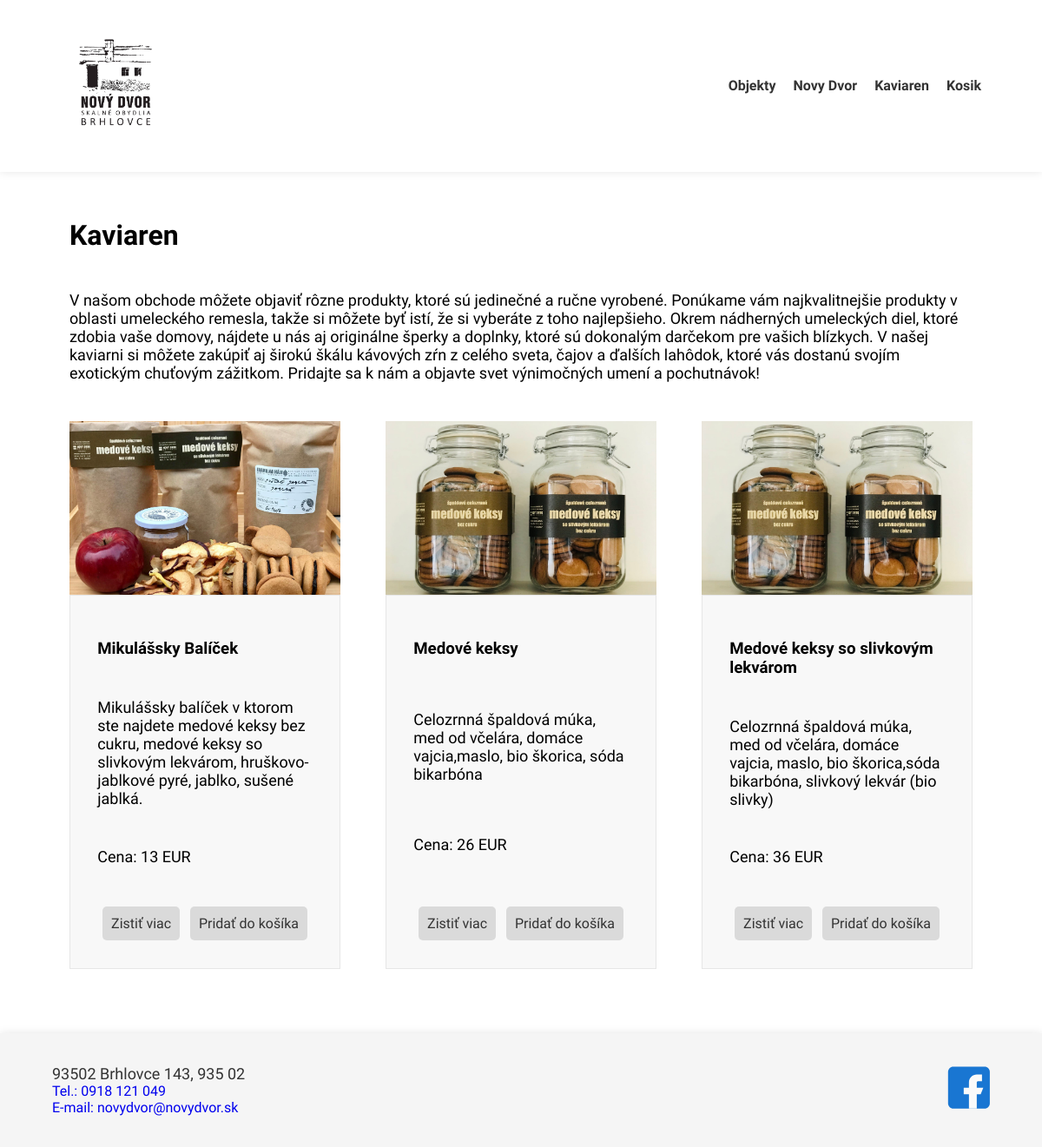
Page /shop on the committed database.
### flask_app/core/models/item.py (models this page shows, shortened)
class Items(db.Model):
    __tablename__ = 'items'
    id = db.Column(db.Integer, primary_key=True)
    title = db.Column(db.String(50), nullable=False)
    price = db.Column(db.String(5), nullable=False)
    amount = db.Column(db.Integer, nullable=True)
    isActive = db.Column(db.Boolean, nullable=True)
    about = db.Column(db.Text, nullable=False)
    src = db.Column(db.Text, nullable=False)

### flask_app/core/routes/shop.py (the view)
@shop.route('/shop', methods=['GET', 'POST'])
def shop_view():
    template = f'{template_path}/shop.html'
    res = db.session.query(Items).all()
    shop_view_func(request)
    return render_template(template, res=res)

### flask_app/core/func.py (called while the page is built)
def shop_view_func(request):
    if request.method == 'GET':
        if 'card' not in session:
            session['id'] = random.randint(1, 10000)
            session['card'] = dict()
    else:
        add_in_cart_func(request.form['id'])
    session.modified = True

### flask_app/templates/shop/shop.html (shortened to what this page needs)
{% extends "base.html" %}
{% block content %}
<div id="shop">
  <h1>Kaviaren</h1>
  <p id="heading">
    V našom obchode môžete objaviť rôzne produkty, ktoré sú jedinečné
    a ručne vyrobené. Ponúkame vám najkvalitnejšie produkty v oblasti
    umeleckého remesla, takže si môžete byť istí, že si vyberáte z toho
    najlepšieho. Okrem nádherných umeleckých diel, ktoré zdobia vaše
    domovy, nájdete u nás aj originálne šperky a doplnky, ktoré sú dokonalým
    darčekom pre vašich blízkych. V našej kaviarni si môžete zakúpiť aj
    širokú škálu kávových zŕn z celého sveta, čajov a ďalších lahôdok, ktoré
    vás dostanú svojím exotickým chuťovým zážitkom. Pridajte sa k nám a
    objavte svet výnimočných umení a pochutnávok!
  </p>
  <div class="products">
    {% for item in res %}
    <div class="product-card">
      <img src="../static/img/shop/{{ item.src }}" class="product-img" alt="{{ item.src }}">
      <div class="product-card-main">
        <h3>{{ item.title }}</h3>
        <p>{{ item.about }}</p>
        <p>Cena: {{ item.price }} EUR</p>
        <div class="product-buttons">
          <a href="/shop/item/{{ item.id }}">
            <button class="shop_button">Zistiť viac</button>
          </a>
          <form method="post">
            <button type="submit" class="shop_button">Pridať do košíka</button>
          </form>
        </div>
      </div>
    </div>
    {% endfor %}
  </div>
</div>
{% endblock %}

### flask_app/static/css/style.css (style rules this page uses)
body { font-family: 'Oswald', sans-serif; margin: 0; }
a { text-decoration: none; }
#content > * { flex: 1; }

### flask_app/static/css/main.css (style rules this page uses)
p { font-size: 18px; }
#shop { margin: 2% 5%; padding: 20px; }
#shop h1 { margin: 1% 0; }
#heading { margin: 45px 0; }
.products { display: flex; flex-wrap: wrap; justify-content: space-between; }
.product-card { display: flex; flex-direction: column; margin-bottom: 30px; width: 30%; }
.product-card .product-img { height: 200px; object-fit: cover; width: 100%; }
.product-card-main { background-color: #f8f8f8; border: 1px solid #e6e6e6; display: flex; flex-direction: column; justify-content: space-between; padding: 10%; min-height: 366px; }
.product-buttons { display: flex; justify-content: space-around; align-items: center; margin-top: 20px; }
.shop_button { font-family: 'Oswald', sans-serif; padding: 10px; border: none; border-radius: 5px; background-color: #33333326; color: #333; font-size: 16px; cursor: pointer; transition: background-color 0.3s ease; }

### rows in the picture
Items: src (picture), title "Mikulášsky Balíček", about "Mikulášsky balíček v ktorom ste najdete medové keksy bez cukru, medové keksy so slivkovým lekvárom, hruškovo-jablkové pyré, jablko, sušené jablká.", price "13"
Items: src (picture), title "Medové keksy", about "Celozrnná špaldová múka, med od včelára, domáce vajcia,maslo, bio škorica, sóda bikarbóna", price "26"
Items: src (picture), title "Medové keksy so slivkovým lekvárom", about "Celozrnná špaldová múka, med od včelára, domáce vajcia, maslo, bio škorica,sóda bikarbóna, slivkový lekvár (bio slivky)", price "36"
